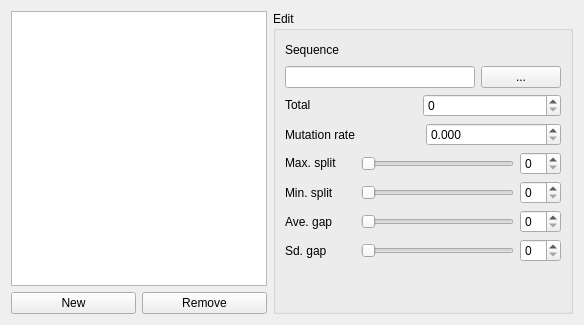
               <widget class="QWidget" name="tab_2">
                <attribute name="title">
                 <string>Inserts</string>
                </attribute>
                <layout class="QVBoxLayout" name="verticalLayout_32">
                 <item>
                  <layout class="QHBoxLayout" name="horizontalLayout_16">
                   <item>
                    <layout class="QVBoxLayout" name="verticalLayout_5">
                     <item>
                      <widget class="QTableWidget" name="table_inserts">
                       <property name="minimumSize">
                        <size>
                         <width>0</width>
                         <height>100</height>
                        </size>
                       </property>
                       <property name="maximumSize">
                        <size>
                         <width>16777215</width>
                         <height>16777215</height>
                        </size>
                       </property>
                      </widget>
                     </item>
                     <item>
                      <layout class="QHBoxLayout" name="horizontalLayout_8">
                       <item>
                        <widget class="QPushButton" name="btn_new_insert">
                         <property name="text">
                          <string>New</string>
                         </property>
                        </widget>
                       </item>
                       <item>
                        <widget class="QPushButton" name="btn_rm_insert">
                         <property name="text">
                          <string>Remove</string>
                         </property>
                        </widget>
                       </item>
                      </layout>
                     </item>
                    </layout>
                   </item>
                   <item>
                    <widget class="QGroupBox" name="group_insert_edit">
                     <property name="minimumSize">
                      <size>
                       <width>300</width>
                       <height>0</height>
                      </size>
                     </property>
                     <property name="title">
                      <string>Edit</string>
                     </property>
                     <layout class="QVBoxLayout" name="verticalLayout_14">
                      <item>
                       <layout class="QVBoxLayout" name="verticalLayout_13">
                        <item>
                         <layout class="QVBoxLayout" name="verticalLayout_12">
                          <item>
                           <widget class="QLabel" name="label_insert_seq">
                            <property name="minimumSize">
                             <size>
                              <width>0</width>
                              <height>20</height>
                             </size>
                            </property>
                            <property name="text">
                             <string>Sequence</string>
                            </property>
                           </widget>
                          </item>
                          <item>
                           <layout class="QHBoxLayout" name="horizontalLayout_15">
                            <item>
                             <widget class="QLineEdit" name="lineEdit_insert_seq">
                              <property name="text">
                               <string/>
                              </property>
                              <property name="maxLength">
                               <number>10000000</number>
                              </property>
                             </widget>
                            </item>
                            <item>
                             <widget class="QPushButton" name="btn_insert_open_sequence">
                              <property name="text">
                               <string>...</string>
                              </property>
                             </widget>
                            </item>
                           </layout>
                          </item>
                         </layout>
                        </item>
                        <item>
                         <layout class="QHBoxLayout" name="max_split_2">
                          <item>
                           <widget class="QLabel" name="label_insert_total">
                            <property name="minimumSize">
                             <size>
                              <width>70</width>
                              <height>20</height>
                             </size>
                            </property>
                            <property name="maximumSize">
                             <size>
                              <width>80</width>
                              <height>20</height>
                             </size>
                            </property>
                            <property name="text">
                             <string>Total</string>
                            </property>
                           </widget>
                          </item>
                          <item>
                           <spacer name="horizontalSpacer">
                            <property name="orientation">
                             <enum>Qt::Horizontal</enum>
                            </property>
                            <property name="sizeHint" stdset="0">
                             <size>
                              <width>40</width>
                              <height>20</height>
                             </size>
                            </property>
                           </spacer>
                          </item>
                          <item>
                           <widget class="QSpinBox" name="spinBox_insert_total">
                            <property name="minimumSize">
                             <size>
                              <width>138</width>
                              <height>0</height>
                             </size>
                            </property>
                            <property name="maximumSize">
                             <size>
                              <width>16777215</width>
                              <height>16777215</height>
                             </size>
                            </property>
                           </widget>
                          </item>
                         </layout>
                        </item>
                        <item>
                         <layout class="QHBoxLayout" name="horizontalLayout_14">
                          <item>
                           <widget class="QLabel" name="label_insert_mutation_rate">
                            <property name="text">
                             <string>Mutation rate</string>
                            </property>
                           </widget>
                          </item>
                          <item>
                           <widget class="QDoubleSpinBox" name="doubleSpinBox_insert_mut_rate">
                            <property name="decimals">
                             <number>3</number>
                            </property>
                            <property name="maximum">
                             <double>1.000000000000000</double>
                            </property>
                            <property name="singleStep">
                             <double>0.001000000000000</double>
                            </property>
                           </widget>
                          </item>
                         </layout>
                        </item>
                        <item>
                         <layout class="QHBoxLayout" name="max_split">
                          <item>
                           <widget class="QLabel" name="label_insert_max_split">
                            <property name="minimumSize">
                             <size>
                              <width>70</width>
                              <height>20</height>
                             </size>
                            </property>
                            <property name="maximumSize">
                             <size>
                              <width>80</width>
                              <height>20</height>
                             </size>
                            </property>
                            <property name="text">
                             <string>Max. split</string>
                            </property>
                           </widget>
                          </item>
                          <item>
                           <widget class="QSlider" name="horizontalSlider_insert_max_split">
                            <property name="orientation">
                             <enum>Qt::Horizontal</enum>
                            </property>
                           </widget>
                          </item>
                          <item>
                           <widget class="QSpinBox" name="spinBox_insert_max_split"/>
                          </item>
                         </layout>
                        </item>
                        <item>
                         <layout class="QHBoxLayout" name="min_split">
                          <item>
                           <widget class="QLabel" name="label_insert_min_split">
                            <property name="minimumSize">
                             <size>
                              <width>70</width>
                              <height>20</height>
                             </size>
                            </property>
                            <property name="text">
                             <string>Min. split</string>
                            </property>
                           </widget>
                          </item>
                          <item>
                           <widget class="QSlider" name="horizontalSlider_insert_min_split">
                            <property name="orientation">
                             <enum>Qt::Horizontal</enum>
                            </property>
                           </widget>
                          </item>
                          <item>
                           <widget class="QSpinBox" name="spinBox_insert_min_split"/>
                          </item>
                         </layout>
                        </item>
                        <item>
                         <layout class="QHBoxLayout" name="min_split_2">
                          <item>
                           <widget class="QLabel" name="label_insert_ave_gap">
                            <property name="minimumSize">
                             <size>
                              <width>70</width>
                              <height>20</height>
                             </size>
                            </property>
                            <property name="text">
                             <string>Ave. gap</string>
                            </property>
                           </widget>
                          </item>
                          <item>
                           <widget class="QSlider" name="horizontalSlider_insert_min_split_2">
                            <property name="orientation">
                             <enum>Qt::Horizontal</enum>
                            </property>
                           </widget>
                          </item>
                          <item>
                           <widget class="QSpinBox" name="spinBox_insert_ave_gap"/>
                          </item>
                         </layout>
                        </item>
                        <item>
                         <layout class="QHBoxLayout" name="min_split_3">
                          <item>
                           <widget class="QLabel" name="label_insert_ave_gap_2">
                            <property name="minimumSize">
                             <size>
                              <width>70</width>
                              <height>20</height>
                             </size>
                            </property>
                            <property name="text">
                             <string>Sd. gap</string>
                            </property>
                           </widget>
                          </item>
                          <item>
                           <widget class="QSlider" name="horizontalSlider_insert_min_split_3">
                            <property name="orientation">
                             <enum>Qt::Horizontal</enum>
                            </property>
                           </widget>
                          </item>
                          <item>
                           <widget class="QSpinBox" name="spinBox_insert_sd_gap"/>
                          </item>
                         </layout>
                        </item>
                        <item>
                         <spacer name="verticalSpacer_3">
                          <property name="orientation">
                           <enum>Qt::Vertical</enum>
                          </property>
                          <property name="sizeHint" stdset="0">
                           <size>
                            <width>20</width>
                            <height>40</height>
                           </size>
                          </property>
                         </spacer>
                        </item>
                       </layout>
                      </item>
                     </layout>
                    </widget>
                   </item>
                  </layout>
                 </item>
                </layout>
               </widget>
